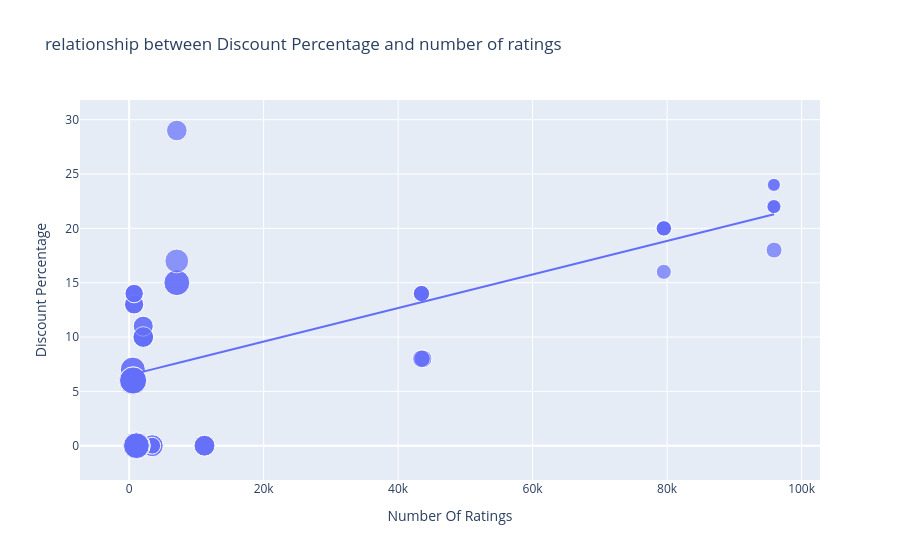

Notebook cell for this chart:
### Code cell
#in bubble graph - y axis:rating ,x axis:price
figure = px.scatter(data_frame=data,
                   x='Number Of Ratings',  # Corrected column name with 's' at the end
                   y='Discount Percentage',
                   size='Sale Price',
                   trendline='ols',
                   title='relationship between Discount Percentage and number of ratings')
figure.show()

### Figure 1 — Plotly figure (JSON) as saved in the notebook; plotly's stock layout.template omitted (floating-point values rounded to 4 significant figures)
{"data": [{"hovertemplate": "Number Of Ratings=%{x}<br>Discount Percentage=%{y}<br>Sale Price=%{marker.size}<extra></extra>", "legendgroup": "", "marker": {"color": "#636efa", "size": [49900, 84900, 84900, 77000, 77000, 49900, 49900, 77000, 89900, 41999, 39999, 41999, 41999, 41999, 131900, 117100, 131900, 117100, 74999, 117900, 117100, 117900, 99900, 44999, 140900, 130900, 64900, 120900, 59900, 75900, 110900, 130900, 120900, 64900, 64900, 75900, 75900, 120900, 59900, 120900, 75900, 140900, 70900, 70900, 75900, 59900, 110900, 120900, 130900, 130900, 54999, 54999, 29999, 34999, 34999, 34999, 54999, 29999, 46999, 46999, 46999, 46999], "sizemode": "area", "sizeref": 352.2, "symbol": "circle"}, "mode": "markers", "name": "", "orientation": "v", "showlegend": false, "type": "scatter", "x": [3431, 3431, 3431, 11202, 11202, 3431, 3431, 11202, 1454, 79512, 79512, 79582, 79512, 79512, 1078, 1078, 1078, 1078, 7088, 7088, 1078, 7088, 7081, 95909, 542, 580, 740, 545, 740, 2101, 545, 580, 580, 730, 730, 2101, 2101, 580, 740, 580, 2092, 545, 2101, 2092, 2101, 740, 545, 580, 580, 580, 43707, 43707, 95807, 95909, 95807, 95909, 43470, 95909, 43470, 43470, 43470, 43470], "xaxis": "x", "y": [0, 0, 0, 0, 0, 0, 0, 0, 0, 20, 16, 20, 20, 20, 0, 0, 0, 0, 29, 15, 0, 15, 17, 18, 6, 6, 13, 6, 14, 10, 7, 6, 6, 13, 13, 10, 10, 6, 14, 6, 10, 6, 11, 11, 10, 14, 7, 6, 6, 6, 8, 8, 24, 22, 22, 22, 8, 24, 14, 14, 14, 14], "yaxis": "y"}, {"hovertemplate": "<b>OLS trendline</b><br>Discount Percentage = 0.000154292 * Number Of Ratings + 6.49233<br>R<sup>2</sup>=0.468988<br><br>Number Of Ratings=%{x}<br>Discount Percentage=%{y} <b>(trend)</b><extra></extra>", "legendgroup": "", "marker": {"color": "#636efa", "symbol": "circle"}, "mode": "lines", "name": "", "showlegend": false, "type": "scatter", "x": [542, 545, 545, 545, 545, 580, 580, 580, 580, 580, 580, 580, 580, 730, 730, 740, 740, 740, 740, 1078, 1078, 1078, 1078, 1078, 1454, 2092, 2092, 2101, 2101, 2101, 2101, 2101, 3431, 3431, 3431, 3431, 3431, 7081, 7088, 7088, 7088, 11202, 11202, 11202, 43470, 43470, 43470, 43470, 43470, 43707, 43707, 79512, 79512, 79512, 79512, 79582, 95807, 95807, 95909, 95909, 95909, 95909], "xaxis": "x", "y": [6.576, 6.576, 6.576, 6.576, 6.576, 6.582, 6.582, 6.582, 6.582, 6.582, 6.582, 6.582, 6.582, 6.605, 6.605, 6.607, 6.607, 6.607, 6.607, 6.659, 6.659, 6.659, 6.659, 6.659, 6.717, 6.815, 6.815, 6.816, 6.816, 6.816, 6.816, 6.816, 7.022, 7.022, 7.022, 7.022, 7.022, 7.585, 7.586, 7.586, 7.586, 8.221, 8.221, 8.221, 13.2, 13.2, 13.2, 13.2, 13.2, 13.24, 13.24, 18.76, 18.76, 18.76, 18.76, 18.77, 21.27, 21.27, 21.29, 21.29, 21.29, 21.29], "yaxis": "y"}], "layout": {"legend": {"itemsizing": "constant", "tracegroupgap": 0}, "title": {"text": "relationship between Discount Percentage and number of ratings"}, "xaxis": {"anchor": "y", "domain": [0, 1], "title": {"text": "Number Of Ratings"}}, "yaxis": {"anchor": "x", "domain": [0, 1], "title": {"text": "Discount Percentage"}}}}
